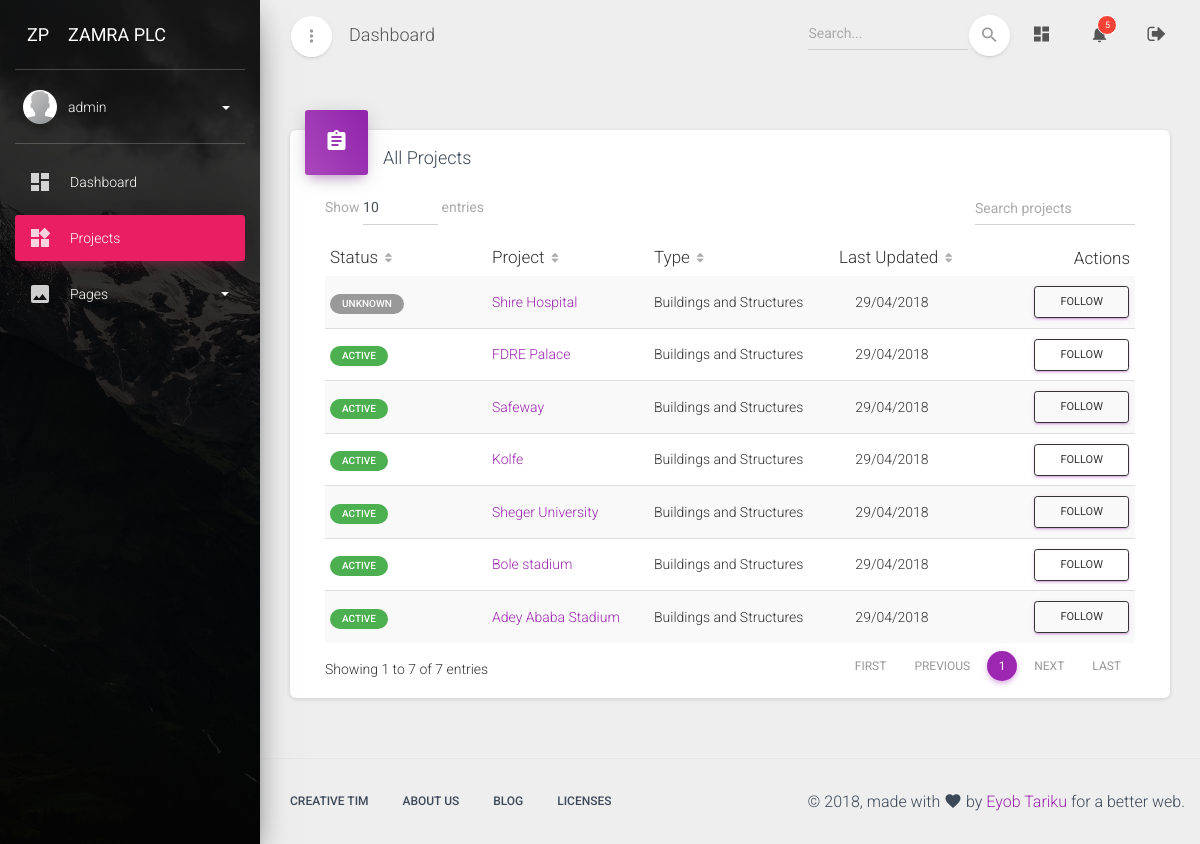
Page /dashboard/projects/ (signed in) on the earlier database version.
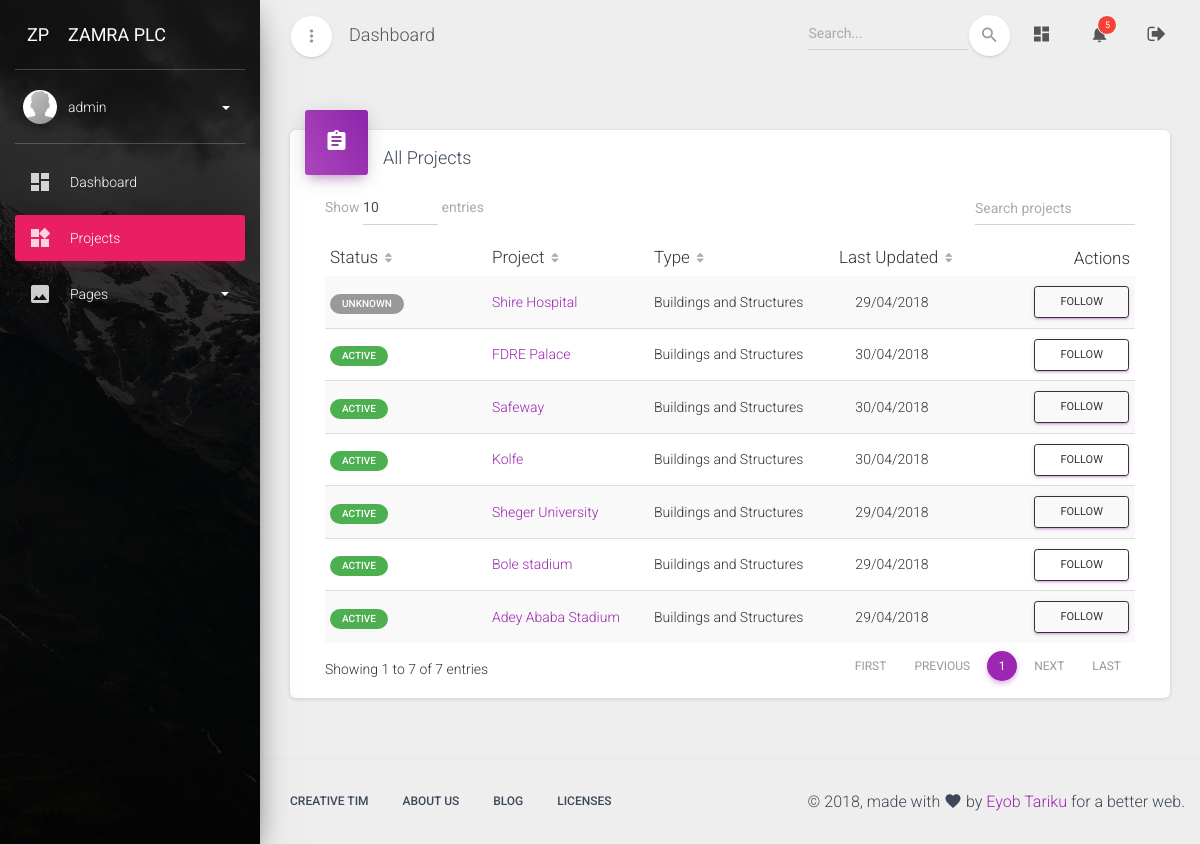
Same page on the later database version.
### dashboard/models.py (models this page shows, shortened)
class CustomUser(AbstractUser):
    avatar = models.ImageField(upload_to='avatars/', null=True, blank=True)
    full_name = models.CharField(max_length=120)
    job_title = models.CharField(max_length=100)
    bio = models.TextField('Short Bio', null=True, blank=True)
    projects_followed = models.ManyToManyField(
        'Project',
        related_name='followers',
        blank=True
    )
    projects_administered = models.ManyToManyField(
        'Project',
        related_name='admins',
        blank=True
    )
    def get_screen_name(self):
        if self.full_name:
            return self.get_full_name()
        else:
            return self.username
    def unseen_notifications(self, *args, **kwargs):
        return self.received_notifications.filter(is_seen=False)

class Base(models.Model):
    created_at = models.DateTimeField(
        'Created date',
        auto_now_add=True,
        help_text='Record created date and time'
    )
    updated_at = models.DateTimeField(
        'Last updated',
        auto_now=True,
        help_text='Record last updated date and time'
    )
    class Meta:
        abstract = True

class Project(Base):
    CONSTRUCTION_TYPE_CHOICES = (
        ('builiding', 'Buildings and Structures'),
        ('road', 'Road and Highway'),
        ('water', 'Water and Irrigations'),
    )
    PROJECT_STATUS_CHOICES = (
        (1, 'Unknown'),
        (2, 'Mobilization'),
        (3, 'Active'),
        (4, 'Rectification'),
        (5, 'Suspended'),
        (6, 'Terminated'),
        (7, 'Closed'),
    )
    construction_type = models.CharField(
        max_length=60,
        choices=CONSTRUCTION_TYPE_CHOICES,
        default='builiding'
    )
    status = models.IntegerField(
        'Project Status',
        choices=PROJECT_STATUS_CHOICES,
        default=1,
    )
    consultant = models.ForeignKey(Consultant, on_delete=models.CASCADE)
    employer = models.CharField(
        max_length=100,
        help_text='Official full name of the Employer',
    )
    full_name = models.CharField(
        'Official Project Title',
        max_length=100,
        help_text='Official full name of the construction project',
    )
    short_name = models.CharField(
        'Short Unofficial Project Title',
        max_length=100,
        help_text='Short common name of the construction project',
    )
    project_code = models.CharField(
        'Project Code (Optional)',
        max_length=30,
        null=True, blank=True,
    )
    description = models.TextField(
        'Short Project Description',
        null=True, blank=True,
        help_text='Short description of the construction project. (Optional)',
    )
    contract_amount = models.DecimalField(
        max_digits=16, decimal_places=2,
        help_text='Project contract amount in ETB (before VAT)',
    )
    signing_date = models.DateField(
        'Agreement Signing Date',
        null=True, blank=True,
    )
    site_handover = models.DateField(
        'Site Handover Date',
        null=True, blank=True,
    )
    commencement_date = models.DateField('commencement Date')
    period = models.PositiveIntegerField(
        'Contract Period',
        help_text='Project life time in calendar days'
    )
    created_by = models.ForeignKey(
        settings.AUTH_USER_MODEL,
        related_name='projects',
        on_delete=models.SET(utils.get_phantom_user),
    )
    notifications = GenericRelation(Notification)
    tracker = FieldTracker()
    objects = models.Manager()
    my_projects = managers.ProjectManager()
    class Meta:
        ordering = ['status', '-updated_at', 'short_name', ]
        get_latest_by = 'updated_at'
        permissions = (
            ('admin_project', 'Administer Project'),
        )
    def get_absolute_url(self):
        return reverse('dashboard:project-detail', args=[str(self.pk)])
    def get_status_label(self):
        if self.status == 2:
            return utils.status_label(
                btn='badge-primary',
                status=self.get_status_display()
            )
        elif self.status == 3:
            return utils.status_label(
                btn='badge-success',
                status=self.get_status_display()
            )
        elif self.status == 4:
            return utils.status_label(
                btn='badge-info',
                status=self.get_status_display()
            )
        elif self.status == 5:
            return utils.status_label(
                btn='badge-warning',
                status=self.get_status_display()
            )
        elif self.status == 6:
            return utils.status_label(
                btn='badge-danger',
                status=self.get_status_display()
            )
        else:
            return utils.status_label(
                btn='badge-default',
                status=self.get_status_display()
            )

### dashboard/views/projects.py (the view, shortened to what this page needs)
# urls.py: path('projects/', projects.ProjectList.as_view(), name='project-list'),
class ProjectList(LoginRequiredMixin, generic.ListView):
    model = models.Project
    template_name = 'dashboard/projects/project_list.html'
    def get_queryset(self, *args, **kwargs):
        return self.model.my_projects.all().order_by('status')
    def get(self, request, *args, **kwargs):
        subscription = request.GET.get('subscription')
        return super().get(request, *args, **kwargs)
    def get_context_data(self, *args, **kwargs):
        context = super(ProjectList, self).get_context_data(*args, **kwargs)
        context['page_name'] = 'Projects'
        return context

### dashboard/utils.py (called while the page is built)
def status_label(**kwargs):
    btn = kwargs.get('btn', 'btn-default')
    status_message = kwargs.get('status', 'Not Available')
    output = '<span class="badge {}">{}</span>'.format(
        btn,
        status_message,
    )
    return output

### dashboard/templates/dashboard/projects/project_list.html (shortened to what this page needs)
{% extends 'dashboard_base.html' %}
{% block content %}
<div class="row">
    <div class="col-sm-12">
        <div class="card">
          <div class="card-header card-header-primary card-header-icon">
            <div class="card-icon">
              <i class="material-icons">assignment</i>
            </div>
            <h4 class="card-title">All Projects</h4>
          </div>
            <div class="card-body">
                <div class="material-datatables">
                    <table id="projectDatatables" class="table table-striped table-no-bordered table-hover" cellspacing="0" width="100%" style="width:100%">
                        <thead>
                            <tr>
                                <th>Status</th>
                                <th>Project</th>
                                <th>Type</th>
                                <th class="text-center">Last Updated</th>
                                <th class="disabled-sorting text-right">Actions</th>
                            </tr>
                        </thead>
                        <tbody>
                            {% for project in project_list %}
                            <tr>
                                <td>
                                    {% autoescape off %}
                                    {{ project.get_status_label }}
                                    {% endautoescape %}
                                </td>
                                <td>
                                    <a href="{% url 'dashboard:project-detail' project.id %}" title="{{ project.full_name }}">{{ project.short_name }}</a>
                                </td>
                                <td>{{ project.get_construction_type_display }}</td>
                                <td class="text-center">{{ project.updated_at|date:'d/m/Y' }}</td>
                                <td class="text-right">
                                    {% if project in user.projects_followed.all %}
                                    <form>
                                        <input type="hidden" name="project" value="{{ project.id }}">
                                        <input type="hidden" name="subscription" value="unfollow">
                                        <button type="submit" class="btn btn-sm btn-primary">Unfollow</button>
                                    </form>
                                    {% else %}
                                    <form>
                                        <button type="submit" class="btn btn-sm btn-outline btn-primary">&nbsp;&nbsp;Follow&nbsp;&nbsp;</button>
                                    </form>
                                    {% endif %}
                                </td>
                            </tr>
                            {% endfor %}
                        </tbody>
                    </table>
                </div>
            </div>
        </div>
    </div>
</div>
{% endblock content %}

### dashboard/templates/dashboard_base.html (shortened to what this page needs)
{% load static %}
<!DOCTYPE html>
<html lang="en">
<head>
  <link rel="stylesheet" href="https://maxcdn.bootstrapcdn.com/font-awesome/latest/css/font-awesome.min.css">
  <link rel="stylesheet" href="{% static 'assets/css/material-dashboard.min.css' %}">
  <link rel="stylesheet" href="{% static 'assets/css/custom.css' %}">
</head>
<body class="">
  <div class="wrapper">
  {% block wrapper %}
    <div class="sidebar" data-color="rose" data-background-color="black" data-image="{% static 'assets/img/sidebar-1.jpg' %}">
    {% block sidebar %}
        <div class="logo">
        {% block logo %}
            <a href="#" class="simple-text logo-mini">
                 ZP
            </a>
            <a href="#" class="simple-text logo-normal">
                 Zamra Plc
            </a>
        {% endblock logo %}
        </div>
        <div class="sidebar-wrapper">
        {% block sidebar_wrapper %}
            <div class="user">
                <div class="photo">
                    {% if user.avatar %}
                    <img src="{% static user.avatar.url %}" alt="Avatar">
                    {% else %}
                    <img src="{% static 'assets/img/default-avatar.png' %}">
                    {% endif %}
                </div>
                <div class="user-info">
                    <a data-toggle="collapse" href="dashboard.html#collapseExample" class="username">
                        <span>
                           {{ user.get_screen_name }}
                          <b class="caret"></b>
                        </span>
                    </a>
                </div>
            </div>
            <ul class="nav">
                <li class="nav-item {% if page_name == 'index' %} active {% endif %} ">
                    <a class="nav-link" href="{% url 'dashboard:index' %}">
                        <i class="material-icons">dashboard</i>
                        <p> Dashboard </p>
                    </a>
                </li>
                <li class="nav-item {% if page_name == 'Projects' %} active {% endif %} ">
                    <a class="nav-link" href="{% url 'dashboard:project-list' %}">
                        <i class="material-icons">widgets</i>
                        <p> Projects </p>
                    </a>
                </li>
                <li class="nav-item ">
                    <a class="nav-link" data-toggle="collapse" href="dashboard.html#pagesExamples">
                        <i class="material-icons">image</i>
                        <p> Pages
                           <b class="caret"></b>
                        </p>
                    </a>
                </li>
            </ul>
        {% endblock sidebar_wrapper %}
        </div>
    {% endblock sidebar %}
    </div>
    <div class="main-panel">
    {% block main_panel %}
        <nav class="navbar navbar-expand-lg navbar-transparent  navbar-absolute fixed-top">
        	<div class="container-fluid">
            <div class="navbar-wrapper">
              <div class="navbar-minimize">
                <button id="minimizeSidebar" class="btn btn-just-icon btn-white btn-fab btn-round">
                    <i class="material-icons text_align-center visible-on-sidebar-regular">more_vert</i>
                </button>
              </div>
        			<a class="navbar-brand" href="dashboard.html#pablo">Dashboard</a>
        		</div>
        	    <div class="collapse navbar-collapse justify-content-end">
              <form class="navbar-form">
                  <div class="input-group no-border">
                      <input type="text" value="" class="form-control" placeholder="Search...">
                      <button type="submit" class="btn btn-white btn-round btn-just-icon">
                        <i class="material-icons">search</i>
                        <div class="ripple-container"></div>
                      </button>
                  </div>
              </form>
        			<ul class="navbar-nav">
        				<li class="nav-item">
        					<a class="nav-link" href="{% url 'dashboard:index' %}">
                    <i class="material-icons">dashboard</i>
        					</a>
        				</li>
        				<li class="nav-item dropdown">
        					<a class="nav-link" href="#" id="navbarDropdownMenuLink" data-toggle="dropdown" aria-haspopup="true" aria-expanded="false">
                    <i class="material-icons">notifications</i>
                    {% if user.unseen_notifications %}
                    <span class="notification">{{ user.unseen_notifications.count }}</span>
                    {% endif %}
        					</a>
        				</li>
        				<li class="nav-item">
        					<a class="nav-link" href="{% url 'dashboard:logout' %}" title="Logout">
                    <i class="fa fa-sign-out"></i>
        					</a>
        				</li>
        			</ul>
        	    </div>
        	</div>
        </nav>
        <div class="content">
          <div class="container-fluid">
            {% block content %}
            {% endblock content %}
        </div>
    {% endblock main_panel %}
    </div>
    {% block footer %}
    <footer class="footer ">
      <div class="container">
          <nav class="pull-left">
              <ul>
                  <li>
                      <a href="https://www.creative-tim.com">
                          Creative Tim
                      </a>
                  </li>
                  <li>
                      <a href="http://presentation.creative-tim.com">
                         About Us
                      </a>
                  </li>
                  <li>
                      <a href="http://blog.creative-tim.com">
                         Blog
                      </a>
                  </li>
                  <li>
                      <a href="https://www.creative-tim.com/license">
                          Licenses
                      </a>
                  </li>
              </ul>
          </nav>
          <div class="copyright pull-right">
              &copy; {% now 'Y' %}, made with <i class="material-icons">favorite</i> by <a href="#" target="_blank">Eyob Tariku</a> for a better web.
          </div>
      </div>
    </footer>
    {% endblock footer %}
  {% endblock wrapper %}
  </div>
</body>
</html>

Differences in the rows shown:
changed Project "FDRE Palace": updated_at "29/04/2018" → "30/04/2018"
changed Project "Safeway": updated_at "29/04/2018" → "30/04/2018"
changed Project "Kolfe": updated_at "29/04/2018" → "30/04/2018"
